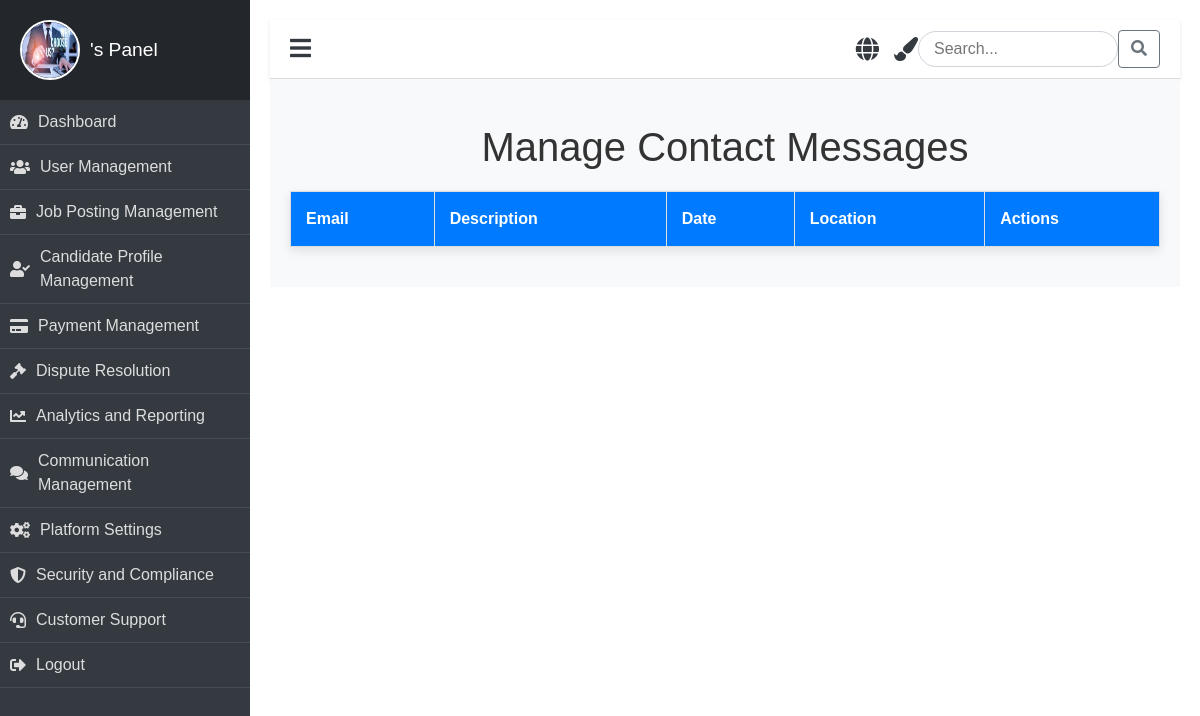
Before: /manage_contact/ with the older database file.
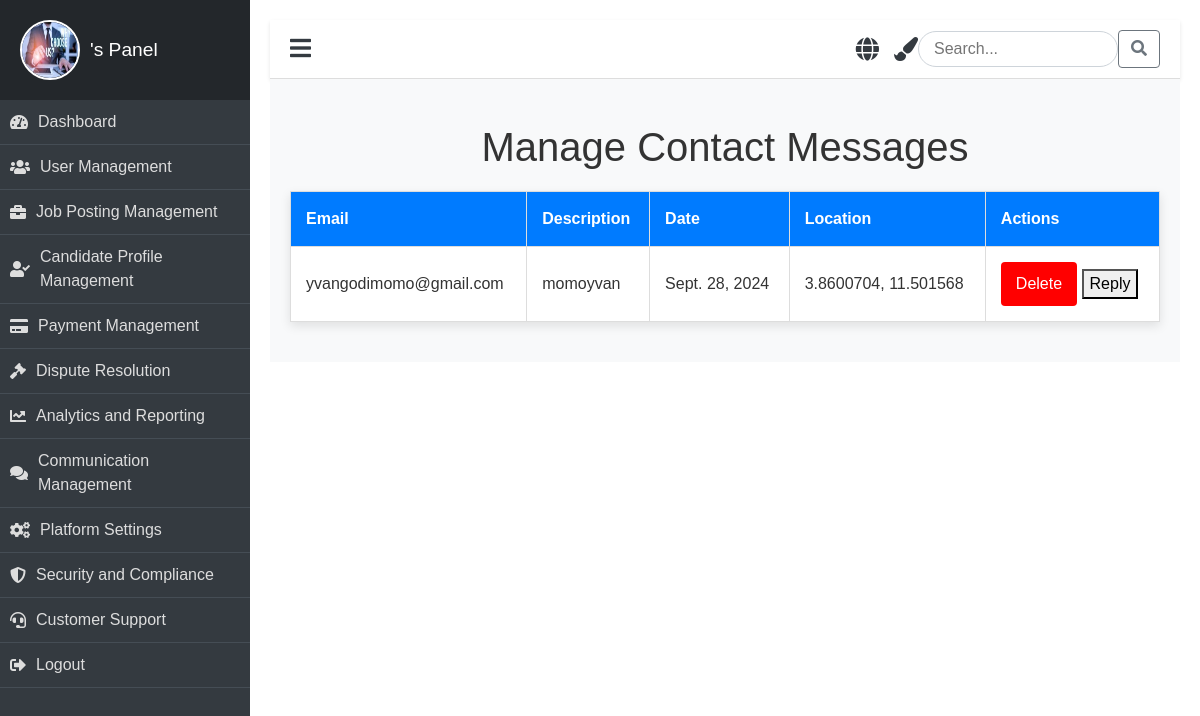
After: the same page with the newer database file.
### job/models.py (models this page shows, shortened)
class Contact(models.Model):
    email = models.EmailField()
    description = models.TextField()
    date = models.DateField(auto_now_add=True)  # Automatically set the date to now
    location = models.CharField(max_length=255)

### job/views.py (the view)
# urls.py: path('manage_contact/', manage_contact, name='manage_contact'),
def manage_contact(request):
    contacts = Contact.objects.all()  # Fetch all contact messages
    return render(request, 'panel/admin/contact/manage_contact.html', {'contacts': contacts})

### job/templates/panel/admin/contact/manage_contact.html (shortened to what this page needs)
{% extends 'panel/base/base_admin.html' %}
{% load static %}
{% block content %}
<h1 class="text-center mt-4">Manage Contact Messages</h1>
<table class="contact-table">
    <thead>
        <tr>
            <th>Email</th>
            <th>Description</th>
            <th>Date</th>
            <th>Location</th>
            <th>Actions</th>
        </tr>
    </thead>
    <tbody>
        {% for contact in contacts %}
        <tr>
            <td>{{ contact.email }}</td>
            <td>{{ contact.description }}</td>
            <td>{{ contact.date }}</td>
            <td>{{ contact.location }}</td>
            <td>
                <button class="btn-delete" onclick="deleteContact({{ contact.id }})">Delete</button>
                <button class="btn-reply" onclick="toggleReplyForm({{ contact.id }})">Reply</button>
            </td>
        </tr>
        {% endfor %}
    </tbody>
</table>
{% endblock %}

### job/templates/panel/base/base_admin.html (shortened to what this page needs)
{% load static %}
<!DOCTYPE html>
<html lang="en">
<head>
    <link rel="stylesheet" href="https://stackpath.bootstrapcdn.com/bootstrap/4.5.2/css/bootstrap.min.css">
    <link rel="stylesheet" href="https://cdnjs.cloudflare.com/ajax/libs/font-awesome/5.15.3/css/all.min.css">
    <link rel="stylesheet" href="{% static 'css/clients.css' %}">
</head>
<body>
    <div class="dashboard">
        <div class="dashboard-nav">
            <header>
                <a href="{% url 'admin_panel' %}" class="brand-logo animate__animated animate__fadeInLeft">
                    {% if user.profile_picture %}
                        <img src="{{ user.profile_picture.url }}" alt="{{ user.username }}'s profile picture" class="profile-pic" />
                    {% else %}
                        <img src="{% static 'image/why.jpeg' %}" alt="Default Avatar" class="profile-pic" />
                    {% endif %}
                    <span>{{ user.username }}'s Panel</span>
                </a>
            </header>
            <nav class="dashboard-nav-list">
                <a href="{% url 'admin_panel' %}" class="dashboard-nav-item"><i class="fas fa-tachometer-alt"></i> Dashboard</a>
                <a href="{% url 'user_management' %}" class="dashboard-nav-item"><i class="fas fa-users"></i> User Management</a>
                <a href="#" class="dashboard-nav-item"><i class="fas fa-briefcase"></i> Job Posting Management</a>
                <a href="{% url 'portfolio_management' %}" class="dashboard-nav-item"><i class="fas fa-user-check"></i> Candidate Profile Management</a>
                <a href="#" class="dashboard-nav-item"><i class="fas fa-credit-card"></i> Payment Management</a>
                <a href="#" class="dashboard-nav-item"><i class="fas fa-gavel"></i> Dispute Resolution</a>
                <a href="#" class="dashboard-nav-item"><i class="fas fa-chart-line"></i> Analytics and Reporting</a>
                <a href="{% url 'post_communication' %}" class="dashboard-nav-item"><i class="fas fa-comments"></i> Communication Management</a>
                <a href="{% url 'security_settings' %}" class="dashboard-nav-item"><i class="fas fa-cogs"></i> Platform Settings</a>
                <a href="#" class="dashboard-nav-item"><i class="fas fa-shield-alt"></i> Security and Compliance</a>
                <a href="{% url 'manage_contact' %}" class="dashboard-nav-item"><i class="fas fa-headset"></i> Customer Support</a>
                <a href="{% url 'logout' %}" class="dashboard-nav-item"><i class="fas fa-sign-out-alt"></i> Logout</a>
            </nav>
        </div>
        <main class="dashboard-app">
            <header class="dashboard-toolbar">
                <a href="#!" class="menu-toggle"><i class="fas fa-bars"></i></a>
                <div class="header-icons">
                    <i class="fas fa-globe icon" title="Change Language" onclick="toggleLanguage()"></i>
                    <i class="fas fa-paint-brush icon" title="Change Theme" onclick="toggleTheme()"></i>
                    <div class="search-bar">
                        <input type="text" placeholder="Search..." aria-label="Search" />
                        <button class="btn btn-outline-secondary" type="button"><i class="fas fa-search"></i></button>
                    </div>
                </div>
            </header>
            <div class="dashboard-content">
                {% block content %}{% endblock %}
            </div>
        </main>
    </div>
</body>
</html>

### job/static/css/clients.css (style rules this page uses)
body { font-family: 'Arial', sans-serif; background-color: #f8f9fa; color: #333; margin: 0; padding: 0; overflow-x: hidden; }
.dashboard { display: flex; min-height: 100vh; }
.dashboard-nav { width: 250px; background-color: #343a40; color: #fff; transition: width 0.4s ease, opacity 0.4s ease; opacity: 1; }
.dashboard-nav header { padding: 20px; display: flex; align-items: center; justify-content: flex-start; background-color: #23272b; text-align: left; }
.dashboard-nav .profile-pic { width: 60px; height: 60px; border-radius: 50%; margin-right: 10px; border: 2px solid #fff; }
.dashboard-nav .brand-logo { display: flex; align-items: center; font-size: 1.2rem; color: #fff; text-decoration: none; }
.dashboard-nav .brand-logo span { transition: opacity 0.4s ease; }
.dashboard-nav .dashboard-nav-list { padding: 0; margin: 0; list-style: none; }
.dashboard-nav-item { display: flex; align-items: center; padding: 15px; font-size: 1rem; color: #ddd; text-decoration: none; border-bottom: 1px solid #454d55; transition: background-color 0.3s ease; }
.dashboard-nav-item i { margin-right: 10px; }
.dashboard-app { flex-grow: 1; background-color: #fff; padding: 20px; transition: margin-left 0.4s ease; }
.dashboard-toolbar { display: flex; justify-content: space-between; align-items: center; padding: 10px 20px; background-color: #fff; border-bottom: 1px solid #ddd; box-shadow: 0 2px 4px rgba(0, 0, 0, 0.1); }
.dashboard-toolbar .menu-toggle { font-size: 1.5rem; cursor: pointer; color: #343a40; }
.header-icons .icon { margin-left: 15px; font-size: 1.3rem; color: #343a40; transition: color 0.3s ease; }
.search-bar input { width: 200px; border-radius: 20px; border: 1px solid #ced4da; padding: 5px 15px; transition: width 0.3s ease; }
.dashboard-content { padding: 20px; background-color: #f8f9fa; }
.dashboard-nav .brand-logo { animation: slideIn 1s ease-in-out; }
.dashboard-nav-item { position: relative; overflow: hidden; }
.dashboard-nav-item::before { content: ''; position: absolute; top: 0; left: 0; width: 100%; height: 100%; background-color: rgba(255, 255, 255, 0.2); transform: translateX(-100%); transition: transform 0.5s ease; }
.dashboard-app { animation: fadeIn 1s ease-in-out; }

### job/templates/panel/base/base_admin.html (style rules this page uses)
.profile-pic { width: 50px; height: 50px; border-radius: 50%; margin-right: 10px; }
.header-icons { display: flex; align-items: center; }
.header-icons .icon { margin-left: 15px; cursor: pointer; font-size: 1.5rem; }
.search-bar { margin-left: auto; display: flex; align-items: center; }
.search-bar input { border-radius: 20px; border: 1px solid #ced4da; padding: 5px 15px; width: 200px; }
.dashboard-nav-list a { display: flex; align-items: center; padding: 10px; }

### job/templates/panel/admin/contact/manage_contact.html (style rules this page uses)
body { font-family: 'Arial', sans-serif; background-color: #f8f9fa; }
.contact-table { width: 100%; border-collapse: collapse; margin: 20px 0; background-color: #fff; box-shadow: 0 4px 10px rgba(0, 0, 0, 0.1); }
.contact-table th, .contact-table td { padding: 15px; text-align: left; border: 1px solid #ddd; }
.contact-table th { background-color: #007bff; color: white; }
.btn-delete { background-color: red; color: white; padding: 10px 15px; border: none; border-radius: 4px; cursor: pointer; transition: background-color 0.3s ease; }

Changed rows visible on the page:
added Contact: email "yvangodimomo@gmail.com", description "momoyvan", date "Sept. 28, 2024", location "3.8600704, 11.501568"
